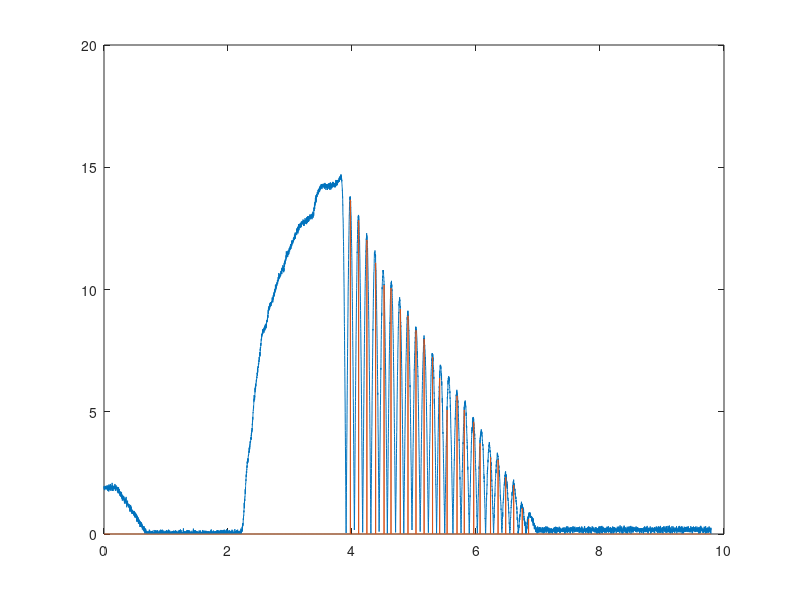

MATLAB code for this plot: (Note: this script raises an error after producing the figure.)
%% Importing experiment data & estimation
load("data/hub_estimate.mat");
t = thd_prova.time;
theta_b = abs(thd_prova.signals(1).values());

% filtering parameters
t_start = 3.9;
t_stop = 6.9;
offset = 0.13;
t_off = 0.04; % oscillation period (approx)

%% Peak Finder
prev = theta_b(1);
prev_t = 0;
dir = 0;
count = 1;
peaks = [];
times = [];
visual = zeros(size(t));
for i=2:size(t)
    now = theta_b(i);
    new_t = t(i);
    if t(i) > t_start && t(i) < t_stop  && new_t > prev_t + t_off
        if dir == 1 && now < prev-offset
            % record peak
            peaks(count) = theta_b(i-1);
            times(count) = t(i-1);
            count = count + 1;
            dir = -1;
            visual(i) = theta_b(i);
            prev_t = new_t;
        elseif dir == -1 && now > prev+offset
            dir = 1;
            prev_t = new_t;
        elseif dir == 0
            if prev < now
                dir = 1;
            else
                dir = -1;
            end
        end
    end
    if dir == 0
            if prev < now
                dir = 1;
            else
                dir = -1;
            end
    end
    prev = now;
end

%% Plot detected peaks
figure
plot(t, abs(theta_b))
hold on
plot(t, visual)

%% Linear Regression
Y = transpose(log(peaks));
PHI = zeros(count-1,2);
for i=1:count-1
    PHI(i, 1) = i;
    PHI(i, 2) = 1;
end
THETA_HAT = (transpose(PHI)*PHI)\transpose(PHI)*Y;
psi_hat = abs(THETA_HAT(1,1));
delta_hat = psi_hat / sqrt(pi^2 + psi_hat^2);
count2 = 1;
Tk = [];
for i=2:count-1
    Tk(count2) = times(i) - times(i-1);
    count2 = count2 + 1;
end
for i=1:count2-1
    Tk(i) = pi/Tk(i);
end
w_hat = 1/count * sum(Tk);
wn_hat = w_hat / sqrt(1-delta_hat^2);
est_par.k  = abs(mld.Jb*wn_hat^2);
est_par.Bb = 2*sqrt(mld.Jb*est_par.k)*delta_hat;

%% Workspace cleanup
clear i;
clear t;
clear theta_b;
clear prev;
clear now;
clear dir;
clear visual;
clear Y;
clear PHI;
clear THETA_HAT;
clear count;
clear peaks;
clear count2;
clear Tk;
clear times;
clear delta_hat;
clear w_hat;
clear wn_hat;
clear psi_hat;
clear t_start;
clear t_stop;
clear offset;
clear t_off;
clear new_t;